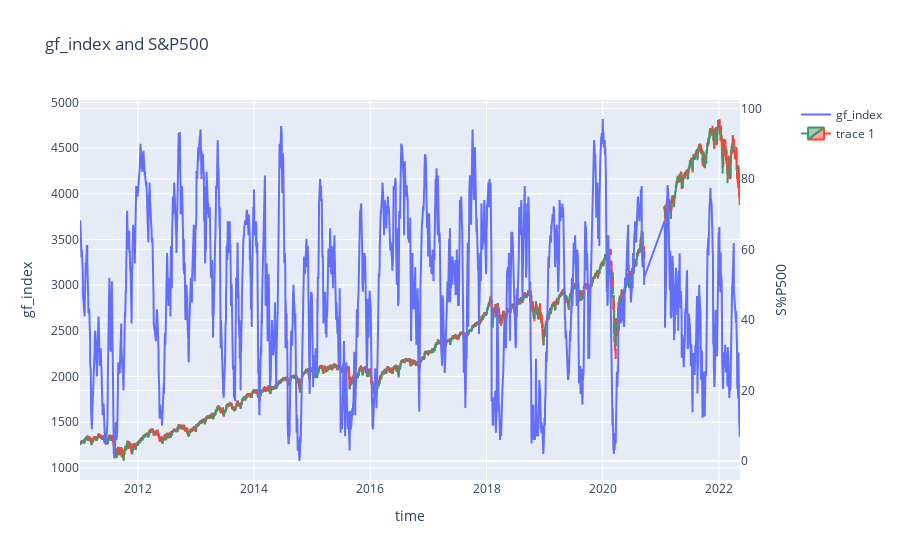

Write notebook code for a chart like this one.
### Code cell
from plotly.subplots import make_subplots
import plotly.graph_objects as go
fig5 = make_subplots(specs=[[{"secondary_y": True}]])

# Add traces
fig5.add_trace(
    go.Scatter(x=df.date, y=df.fgi, name="gf_index"),
    secondary_y=True,
)

fig5.add_trace(
#     go.Scatter(x=result.upload_date, y=result.adjclose_filled, name="adjclose filled"),
#     secondary_y=True
    go.Candlestick(x=df.date,
                open=df.open, high=df.high,
                low=df.low, close=df.close)
)

# Add figure title
fig5.update_layout(
    title_text=f"gf_index and S&P500"
)

# Set x-axis title
fig5.update_xaxes(title_text="time")
fig5.update_layout(xaxis_rangeslider_visible=False)
# Set y-axes titles
fig5.update_yaxes(title_text="gf_index", secondary_y=False)
fig5.update_yaxes(title_text="S%P500", secondary_y=True)

fig5.show()

fig5.write_html(f"./plots/fgi_sp500_2012.html")

### Figure 1 — Plotly figure (JSON) as saved in the notebook; plotly's stock layout.template omitted (floating-point values rounded to 4 significant figures; data arrays with more than 128 entries replaced by an {"elided": "..."} marker saying what was removed)
{"data": [{"name": "gf_index", "type": "scatter", "x": {"elided": "2776 str values"}, "xaxis": "x", "y": {"elided": "2776 float values"}, "yaxis": "y2"}, {"close": {"elided": "2776 float values"}, "high": {"elided": "2776 float values"}, "low": {"elided": "2776 float values"}, "open": {"elided": "2776 float values"}, "type": "candlestick", "x": {"elided": "2776 str values"}}], "layout": {"title": {"text": "gf_index and S&P500"}, "xaxis": {"anchor": "y", "domain": [0, 0.94], "rangeslider": {"visible": false}, "title": {"text": "time"}}, "yaxis": {"anchor": "x", "domain": [0, 1], "title": {"text": "gf_index"}}, "yaxis2": {"anchor": "x", "overlaying": "y", "side": "right", "title": {"text": "S%P500"}}}}
